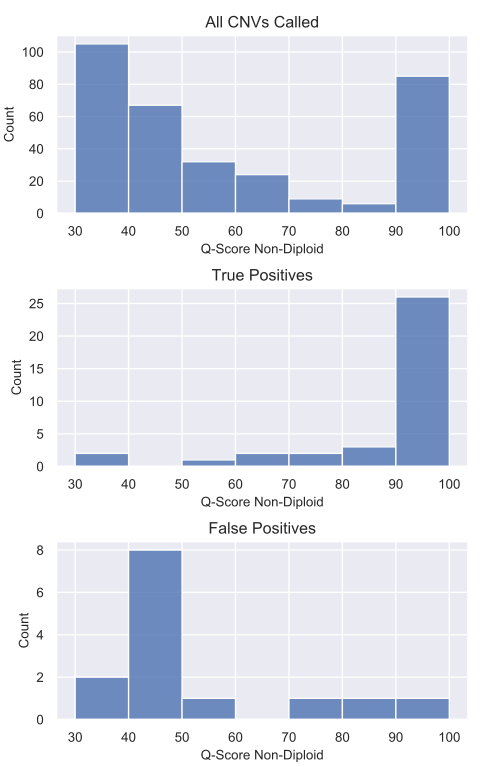

The script that drew this image:
# -*- coding: utf-8 -*-
"""
Created on Tue Dec 11 16:48:38 2018

@author: nkwang

Figure 2. Distribution of Q-Scores for identified CNVs
"""

import seaborn as sns
import matplotlib.pyplot as plt
import pandas as pd

sns.set()

df = pd.read_csv(r'C:\Users\MVL\OneDrive\MVL\CNV Manuscript\data\qscores_data.csv')

num_plots = 3
fig, axes = plt.subplots(num_plots, 1, figsize=(5,8), constrained_layout=True)
fig.suptitle('')

for i in range(num_plots):
    p = sns.distplot(df.iloc[:,i].dropna(), kde=False, bins=7,
                     hist_kws={'range':(30,100),'alpha':0.8}, ax=axes[i])
    p.set_title(df.columns.values[i])
    p.set_xlabel('Q-Score Non-Diploid',fontsize=10)
    p.set_ylabel('Count',fontsize=10)
    p.tick_params(labelsize=10)

plt.show()
